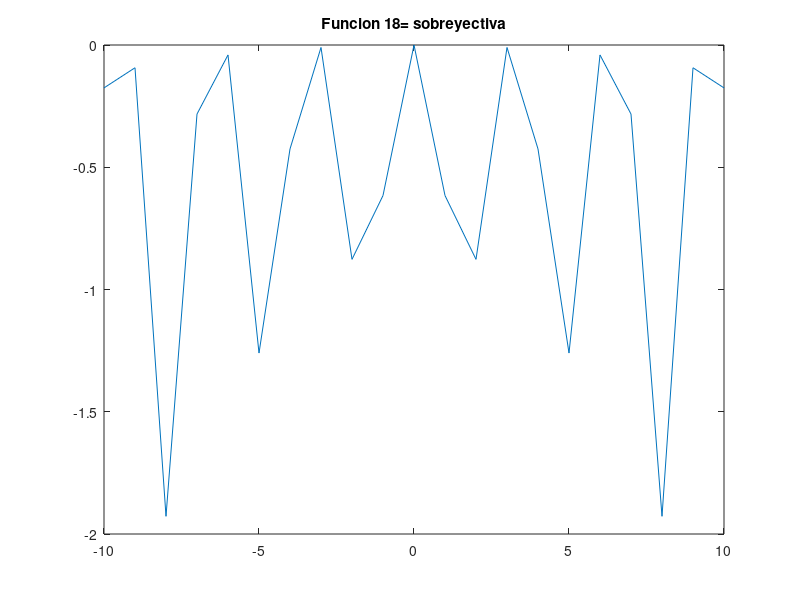

This chart was generated by the following MATLAB code:
% Script de Octave
% Titulo      :Funciones trascendentes
% Author      :Astrit Lariza Garcia Castillo
% Date        :20211123
% Version     :1
% Usage       :octave> cd /path/
% Notes       :Requiere aplicacion octave 


clear


x= -10:1:10;
 
fx= log (cos(x));

plot(x, fx);


title(['Funcion 18= sobreyectiva']);
disp("Esta funcion es subrayectiva por que ningun elemento del codominio y sobra respecto al dominio");
disp("Esta funcion no es inyectiva porque al trazar una rectar hacia el eje x, esta corta mas de un punto la recta");
disp("Por lo tanto no puede ser biyectiva por que no cumple con ambas clasificaciones");